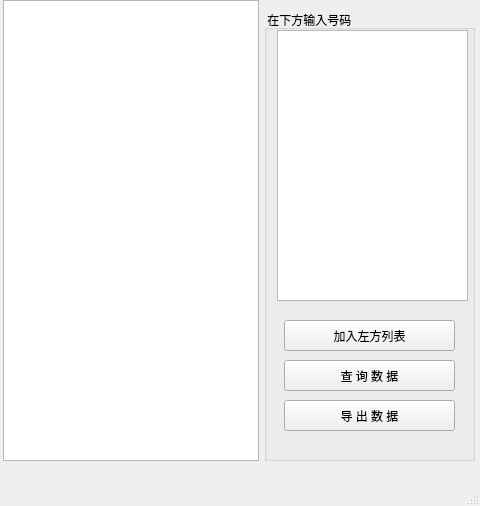
<?xml version="1.0" encoding="UTF-8"?>
<ui version="4.0">
 <class>MainWindow</class>
 <widget class="QMainWindow" name="MainWindow">
  <property name="geometry">
   <rect>
    <x>0</x>
    <y>0</y>
    <width>480</width>
    <height>506</height>
   </rect>
  </property>
  <property name="windowTitle">
   <string/>
  </property>
  <widget class="QWidget" name="centralwidget">
   <widget class="QTableWidget" name="tableWidget">
    <property name="geometry">
     <rect>
      <x>3</x>
      <y>0</y>
      <width>256</width>
      <height>461</height>
     </rect>
    </property>
   </widget>
   <widget class="QGroupBox" name="groupBox">
    <property name="geometry">
     <rect>
      <x>264</x>
      <y>10</y>
      <width>211</width>
      <height>451</height>
     </rect>
    </property>
    <property name="title">
     <string> 在下方输入号码 </string>
    </property>
    <widget class="QTextEdit" name="textEdit">
     <property name="geometry">
      <rect>
       <x>13</x>
       <y>20</y>
       <width>191</width>
       <height>271</height>
      </rect>
     </property>
    </widget>
    <widget class="QPushButton" name="pushButton_join">
     <property name="geometry">
      <rect>
       <x>20</x>
       <y>310</y>
       <width>171</width>
       <height>31</height>
      </rect>
     </property>
     <property name="text">
      <string>加入左方列表</string>
     </property>
    </widget>
    <widget class="QPushButton" name="pushButton_check">
     <property name="geometry">
      <rect>
       <x>20</x>
       <y>350</y>
       <width>171</width>
       <height>31</height>
      </rect>
     </property>
     <property name="text">
      <string>查 询 数 据</string>
     </property>
    </widget>
    <widget class="QPushButton" name="pushButton_export">
     <property name="geometry">
      <rect>
       <x>20</x>
       <y>390</y>
       <width>171</width>
       <height>31</height>
      </rect>
     </property>
     <property name="text">
      <string>导 出 数 据</string>
     </property>
    </widget>
   </widget>
  </widget>
  <widget class="QMenuBar" name="menubar">
   <property name="geometry">
    <rect>
     <x>0</x>
     <y>0</y>
     <width>480</width>
     <height>23</height>
    </rect>
   </property>
  </widget>
  <widget class="QStatusBar" name="statusbar"/>
  <action name="active">
   <property name="text">
    <string>激活码</string>
   </property>
  </action>
 </widget>
 <resources/>
 <connections/>
</ui>
